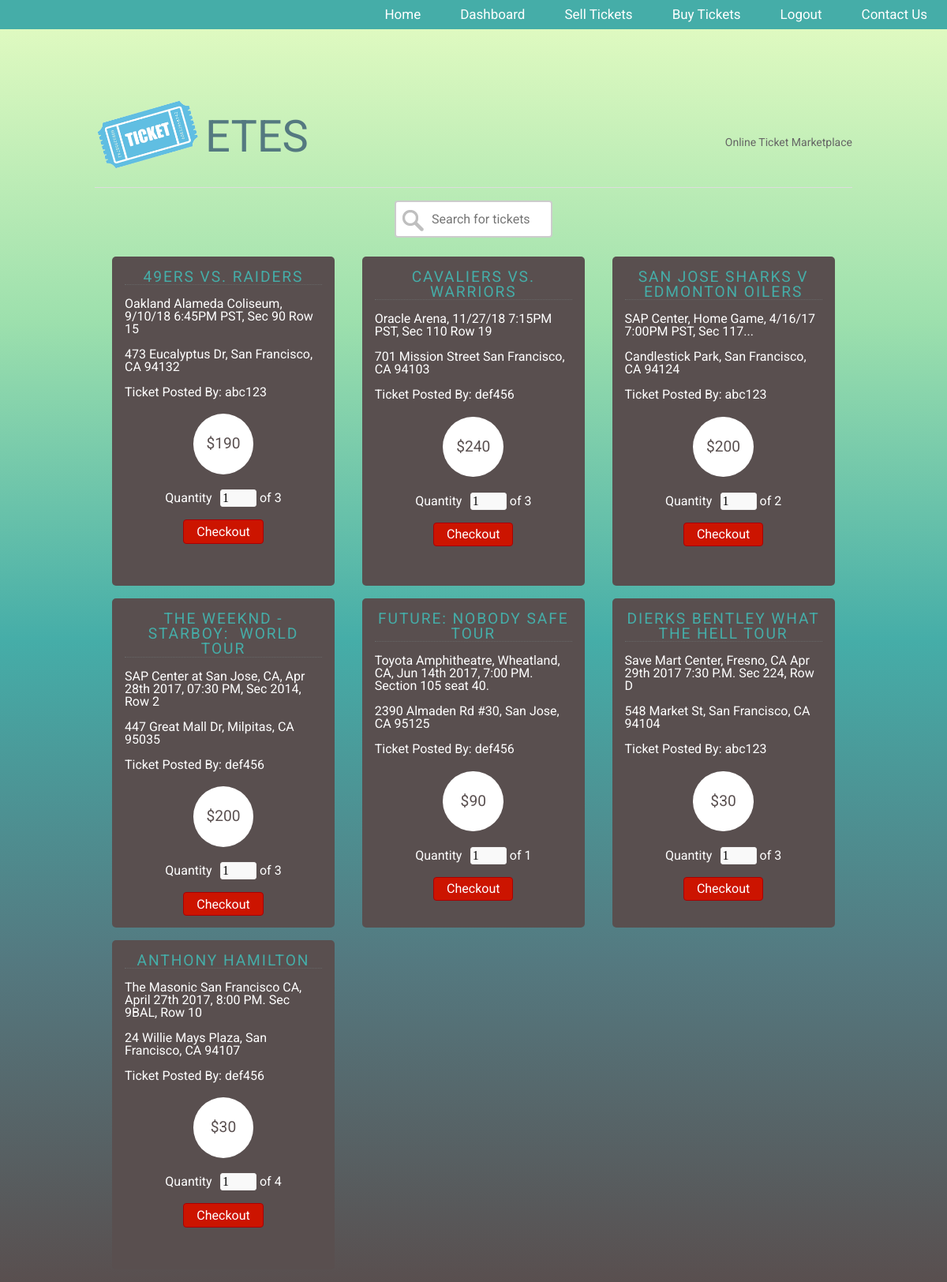
Page /ShoppingCart/index.php?user_id=ghi789 on the committed database.
### tables this page shows
CREATE TABLE `tickets` (
  `ticket_id` int(50) NOT NULL,
  `ticket_name` varchar(50) NOT NULL,
  `ticket_detail` varchar(100) NOT NULL,
  `ticket_quantity` int(50) NOT NULL,
  `ticket_price` double NOT NULL,
  `ticket_postedby` varchar(50) NOT NULL,
  `ticket_pickup_address` varchar(100) NOT NULL,
  `ticket_stmp` datetime NOT NULL
);

### ShoppingCart/index.php (the view, shortened to what this page needs)
<!DOCTYPE html>
<html>
<head>
<link rel="stylesheet" href="css/style.css" media="screen" type="text/css" />
</head>
<body onload="signedIn()">
<div class="topnav" id="myTopnav">
</div>
<div id="site">
	<header id="masthead">
		<h1>ETES<span class="tagline">Online Ticket Marketplace</h1>
	</header>
	<div id="content"><br>
        <form action='index.php' metho='POST' style="text-align:center;">
                    <input type="search" name="search" placeholder="Search for tickets"></form> <p></p>
		<div id="products">
		<ul>
		<?php
		require "../php/Config.php";
        $sql = "SELECT DISTINCT ticket_id, ticket_name, ticket_detail, ticket_quantity, ticket_price, ticket_postedby, ticket_pickup_address FROM tickets";
        if(!empty($_GET['user_id'])){
            $id = $_GET['user_id'];
            $sql .= " where NOT ticket_postedby like '%". $id ."%'";
        }
		$result = mysqli_query($conn, $sql);
		while ($row = mysqli_fetch_assoc($result)){
            if ($row['ticket_quantity'] > 0){
			$ticket_id = $row['ticket_id'];
			$ticket_name = $row['ticket_name'];
			$ticket_detail = $row['ticket_detail'];
			$ticket_quantity = $row['ticket_quantity'];
			$ticket_price = $row['ticket_price'];
            $ticket_postedby = $row['ticket_postedby'];
			$ticket_pickup_address = $row['ticket_pickup_address'];
			?>
			<li>
				<div class="product-description" data-name="<?php echo $ticket_name?>" data-price="<?php echo $ticket_price?>">
					<h4 class="product-name"> <?php echo $ticket_name?> </h4>
					<p> <?php echo $ticket_detail?> </p>
					<p> <?php echo $ticket_pickup_address?> </p>
                    <p>Ticket Posted By: <?php echo $ticket_postedby?></p>
					<p class="product-price">&dollar;<?php echo $ticket_price?></p>
					<form class="add-to-cart"  action="<?php
						if(empty($_GET['user_id']))
						{
							echo "../sign_up/signup.html";
						}
						else{
							echo "checkout.html?ticket_id=", $ticket_id, "&user_id=", $id;					}
					?>" method="post">
						<div>
						<label for="qty-1">Quantity</label>
						<input type="number" min="1" name="qty-1" id="qty-1" class="qty" value="1" max='<?php echo $ticket_quantity ?>' required /> of <?php echo $ticket_quantity?>
						</div>
						<p onclick="check()"><input type="submit" value="Checkout" class="btn"/></p>
					</form>
				</div>
			</li>
			<?php
                }
			}
			?>
			</ul>
		</div>
	</div>
</div>
</body>
</html>

### ShoppingCart/css/style.css (style rules this page uses)
article,aside,details,figcaption,figure,footer,header,hgroup,main,nav,section,summary { display:block }
html { font-family:Roboto;-ms-text-size-adjust:100%;-webkit-text-size-adjust:100% }
body { margin:0 }
h1 { font-size:2em;margin:.67em 0 }
button,input,select,textarea { font-family:Roboto;font-size:100%;margin:0 }
button,input { line-height:normal }
button,html input[type=button],input[type=reset],input[type=submit] { font-family:'Roboto';-webkit-appearance:button;cursor:pointer }
,input::-moz-focus-inner { border:0;padding:0 }
.topnav { background-color: #45ada8; overflow: hidden; }
html,body { font: 100%/1 'Roboto', serif; margin: 0px; height: 100%; color:white; background: #e5fcc2; background-image: -webkit-linear-gradient(#e5fcc2,#9DE0AD,#45ada8,#547980,#594F4F); background: -o-linear-gradient(#e5fcc2,#9DE0AD,#45ada8,#547980,#594F4F); background: -moz-linear-gradient(#e5fcc2,#9DE0AD,#45ada8,#547980,#594F4F); background: linear-gradient(#e5fcc2,#9DE0AD,#45ada8,#547980,#594F4F); background-size: auto; background-repeat: no-repeat; background-attachment: fixed; }
h1, h2, h3, h4, h5, h6 { font-weight: normal; font-size: 100%; color:white; }
#site { max-width: 960px; margin: 0 auto; padding: 0 1em; }
#masthead { margin-top: 3em; padding: 2em 0 0.5em 0; border-bottom: 1px solid #ddd; }
#masthead h1 { margin: 0; font-size: 3.5em; overflow: hidden; padding-left: 140px; min-height: 82px; line-height: 2; background: url(../../images/ticket.png) no-repeat 0 50%; background-size: 140px 100px; color: #547980; }
.tagline { float: right; color: #666; font-size: 14px; padding-top: 3.5em; }
#products ul { margin: 1.5em 0; padding: 0; list-style: none; overflow: hidden; }
#products li { float: left; width: 31%; margin: 0 1%; display: block; }
.product-description { padding: 1em; background: #594F4F; color: #fff; border-radius: 5px; margin: 0 .2em 1em auto; width: 250px; height: 385px; }
.product-name { text-align: center; color: #45ada8; margin: 0; font-size: 1.2em; padding-bottom: 0em; border-bottom: 1px dotted #666; text-transform: uppercase; letter-spacing: 0.1em; }
.product-price { width: 4em; height: 4em; font-size: 1.2em; text-align: center; margin: 1em auto; background: #fff; color: #594F4F; line-height: 4; border-radius: 50%; }
form.add-to-cart div, form.add-to-cart p { text-align: center; }
form input.qty { width: 40px; border: 1px solid #eee; font: 1em 'PT Serif', serif; background: #f9f9f9; color: #000; border-radius: 3px; margin-left: 0.4em; }
.btn, a.btn { display: inline-block; background: #cc1400; color: #fff; font: 1em 'PT Serif', serif; padding: 0.3em 1em; text-align: center; border-radius: 4px; border: 1px solid #a00; }
input[type="search"] { width: 200px; box-sizing: border-box; border: 2px solid #ccc; border-radius: 4px; font-size: 16px; background-color: white; background-image: url('../../images/searchicon.png'); background-position: 5px 7px; background-repeat: no-repeat; padding: 12px 10px 12px 45px; -webkit-transition: width 0.4s ease-in-out; transition: width 0.4s ease-in-out; }

### rows in the picture
tickets: ticket_name "49ERS VS. RAIDERS", ticket_detail "Oakland Alameda Coliseum, 9/10/18 6:45PM PST, Sec 90 Row 15", ticket_pickup_address "473 Eucalyptus Dr, San Francisco, CA 94132", ticket_postedby "abc123", ticket_price "190", ticket_quantity "3"
tickets: ticket_name "CAVALIERS VS. WARRIORS", ticket_detail "Oracle Arena, 11/27/18 7:15PM PST, Sec 110 Row 19", ticket_pickup_address "701 Mission Street San Francisco, CA 94103", ticket_postedby "def456", ticket_price "240", ticket_quantity "3"
tickets: ticket_name "SAN JOSE SHARKS V EDMONTON OILERS", ticket_detail "SAP Center, Home Game, 4/16/17 7:00PM PST, Sec 117...", ticket_pickup_address "Candlestick Park, San Francisco, CA 94124", ticket_postedby "abc123", ticket_price "200", ticket_quantity "2"
tickets: ticket_name "THE WEEKND - STARBOY: WORLD TOUR", ticket_detail "SAP Center at San Jose, CA, Apr 28th 2017, 07:30 PM, Sec 2014, Row 2", ticket_pickup_address "447 Great Mall Dr, Milpitas, CA 95035", ticket_postedby "def456", ticket_price "200", ticket_quantity "3"
tickets: ticket_name "FUTURE: NOBODY SAFE TOUR", ticket_detail "Toyota Amphitheatre, Wheatland, CA, Jun 14th 2017, 7:00 PM. Section 105 seat 40.", ticket_pickup_address "2390 Almaden Rd #30, San Jose, CA 95125", ticket_postedby "def456", ticket_price "90", qty-1 "1", ticket_quantity "1"
tickets: ticket_name "DIERKS BENTLEY WHAT THE HELL TOUR", ticket_detail "Save Mart Center, Fresno, CA Apr 29th 2017 7:30 P.M. Sec 224, Row D", ticket_pickup_address "548 Market St, San Francisco, CA 94104", ticket_postedby "abc123", ticket_price "30", ticket_quantity "3"
tickets: ticket_name "ANTHONY HAMILTON", ticket_detail "The Masonic San Francisco CA, April 27th 2017, 8:00 PM. Sec 9BAL, Row 10", ticket_pickup_address "24 Willie Mays Plaza, San Francisco, CA 94107", ticket_postedby "def456", ticket_price "30", ticket_quantity "4"
